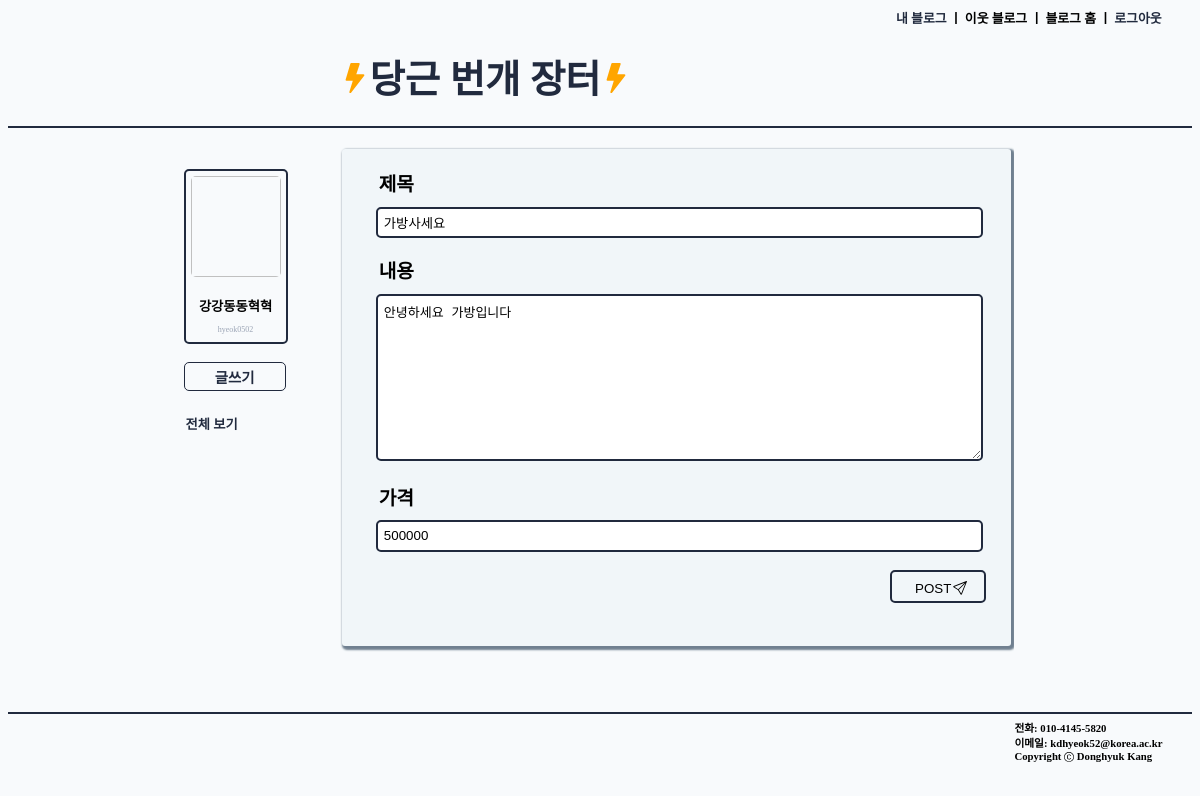
Page /blog/update/2 (signed in) on the committed database.
### accounts/models.py (models this page shows)
class Profile(models.Model):
    user = models.OneToOneField(User, on_delete=models.CASCADE)
    realname = models.TextField(max_length=10, default = '')
    nickname = models.TextField(max_length=10, default = '')
    age	= models.PositiveIntegerField(help_text="User Age", blank=True, null=True)

### blog/models.py (models this page shows, shortened)
class Post(models.Model):
    author = models.ForeignKey(User, on_delete=models.CASCADE, related_name="my_post", default='')
    date = models.DateTimeField(auto_now_add=True)
    title = models.CharField(max_length=100)
    content = models.TextField()
    cost = models.IntegerField()

### blog/views.py (the view, shortened to what this page needs)
# urls.py: path('update/<int:post_pk>', views.update, name = 'update'),
@login_required(login_url='/accounts/login/')
def update(request, post_pk):
    post = Post.objects.get(id = post_pk)
    return render(request, 'blog/update.html', {'post': post})

### blog/templates/blog/update.html (shortened to what this page needs)
{% extends 'blog/base.html' %}
{% block css %}
    {% load static %}
    <link rel="stylesheet" type="text/css" href="{% static 'blog/new.css' %}">
{% endblock %}
{% block body %}
    <div class="create">
        <form action="" method="post">
        <div class="cre_title">
            <div class="cre_title_text"><strong>제목</strong></div>
            <input type="text" name="title" class="cre_title_input" placeholder="제목을 입력하세요" value='{{post.title}}'/>
        </div>
        <br>
        <div>
            <div class="cre_content_text"><strong>내용</strong></div>
            <textarea name="content" cols="30" rows="10" class="cre_content_input" placeholder="내용을 입력하세요">{{post.content}}</textarea>
        </div>
        <br>
        <div>
            <div class="cre_cost_text"><strong>가격</strong></div>
            <input type="int" name="cost" class="cre_cost_input" placeholder="가격을 입력하세요" value='{{post.cost}}'/>
        </div>
        <br>
        <div class="cre_button_div">
            <button type="submit" class="cre_button"><span class="cre_button_span">POST</span>
        </button>
        </div>
        </form>
    </div>
{% endblock %}

### blog/templates/blog/base.html (shortened to what this page needs)
<!DOCTYPE html>
<html lang="en">
<head>
    {% load static %}
    <link rel="stylesheet" type="text/css" href="{% static 'blog/base.css' %}">
    {% block css %}
    {% endblock %}
</head>
<body>
    <div class="header">
        <h6 class="header_text"><a href="{% url 'blog:home' %}" class="home_link">내 블로그</a> ㅣ 이웃 블로그 ㅣ 블로그 홈 ㅣ <a href="{% url 'accounts:logout' %}" class="logout_button">로그아웃</a></h6>
    </div>
    <div class="title">
        <h1 class="title_text"><a href="{% url 'blog:home' %}" class="home_link_title"><svg xmlns="http://www.w3.org/2000/svg" width="30" height="30" fill="orange" class="bi bi-lightning-fill" viewBox="0 0 16 16">
            <path d="M5.52.359A.5.5 0 0 1 6 0h4a.5.5 0 0 1 .474.658L8.694 6H12.5a.5.5 0 0 1 .395.807l-7 9a.5.5 0 0 1-.873-.454L6.823 9.5H3.5a.5.5 0 0 1-.48-.641l2.5-8.5z"/>
          </svg>당근 번개 장터<svg xmlns="http://www.w3.org/2000/svg" width="30" height="30" fill="orange" viewBox="0 0 16 16">
            <path d="M5.52.359A.5.5 0 0 1 6 0h4a.5.5 0 0 1 .474.658L8.694 6H12.5a.5.5 0 0 1 .395.807l-7 9a.5.5 0 0 1-.873-.454L6.823 9.5H3.5a.5.5 0 0 1-.48-.641l2.5-8.5z"/>
          </svg></a></h1>
    </div>
    <div class="body">
        <div class="nav_bar">
            <div class="profile">
                <div><img class="profile_img"></div>
                <div class="profile_text">
                    <div><h5 class="profile_text_name">{{user.profile.nickname}}</h5></div>
                    <div><span class="profile_text_gray">{{user.username}}</span></div>
                </div>
            </div>
            <br>
            <a href="{% url 'blog:new' %}" class="base_create_button button button_hover"><strong>글쓰기</strong></a>
            <div>
            <a href="{% url 'blog:home' %}" class="button"><h5 class="button_text button_hover">전체 보기</h5></a>
            </div>
        </div>
        <div class="in_body">
            {% block body %}
            {% endblock %}
        </div>
    </div>
    <footer class="footer">
        <div class="info">
            <div class="info_margin"><h6 class="info_text">전화: 010-4145-5820</h6></div>
            <div class="info_margin"><h6 class="info_text">이메일: kdhyeok52@korea.ac.kr</h6></div>
            <div class="copyright info_margin"><h6 class="info_text">Copyright  Donghyuk Kang</h6></div>
        </div>
    </footer>
</body>
</html>

### blog/static/blog/base.css (style rules this page uses)
body { background-color:#f1f6f97a; }
.home_link { text-decoration: none; color: #212A3E; }
.home_link_title { text-decoration: none; color: #212A3E; font-size: 1.2em; }
.body { width: 70%; margin: 0 15%; position: relative; display: flex; flex-direction: row; height: 36.5em; }
.header { width: 100%; font-size: 1.2em; }
.header_text { width: 25%; margin: 0.5% 0 0 75%; }
.logout_button { color: #212A3E; text-decoration: none; }
.title { width: auto; height: auto; border-bottom: 2px solid #212A3E; }
.title_text { margin-left: 28%; width: 50%; }
.footer { width: 100%; border-top: 2px solid #212A3E; height: 5%; padding: 0.5% 0; }
.info { margin-left: 85%; }
.info_margin { margin-bottom: 0.1%; }
.info_text { margin: 0; }
.c_circle { position: relative; top: 2px; }
.profile { border: #212A3E solid 2px; border-radius: 5px; width: 100px; height: 100%; text-align: center; position: relative; left: -2% }
.profile_img { width: 90%; height: 9em; border-radius: 5px; font-size: 0.7em; margin: 5% ; }
.profile_text_name { margin: 10% 0 10% 0; }
.profile_text_gray { color: #9BA4B5; font-size: 0.5em; display: block; width: 90%; margin: 0 5% 8% 5%; word-break: break-all; }
.nav_bar { margin-top: 5%; display: flex; flex-direction: column; align-items: start; position: absolute; top: 0; }
.button { text-decoration: none; color: #212A3E; }
.base_create_button { border: 1.8px solid #212A3E; border-radius: 5px; padding: 3% 0; width: 100px; position: relative; left: -2%; font-size: 0.9em; text-align: center; }
.button_text { margin-bottom: 1%; }
.in_body { width: 82%; height: 93%; position: absolute; left: 18%; overflow-x: hidden; overflow-y: auto; margin-top: 2%; }

### blog/static/blog/new.css (style rules this page uses)
.create { width: 93.5%; height: 84%; box-shadow: 2px 2px 2px 2px slategray; position: relative; top: 0.8%; margin-left: 1%; border-radius: 3px; padding: 3% 0 3% 5%; background-color: #F1F6F9; }
.cre_title_text { font-size: 1.2em; margin-left: 0.5%; }
.cre_title_input { margin-top: 1.5%; width: 93%; border-radius: 5px; padding: 1%; border: 2px solid #212A3E; }
.cre_content_text { font-size: 1.2em; margin-left: 0.5%; }
.cre_content_input { margin-top: 1.5%; width: 93%; border-radius: 5px; padding: 1%; border: 2px solid #212A3E; font-size: 1.0em; }
.cre_cost_text { font-size: 1.2em; margin-left: 0.5%; }
.cre_cost_input { margin-top: 1.5%; width: 93%; border-radius: 5px; padding: 1%; border: 2px solid #212A3E; }
.cre_button { background-color: #F1F6F9; margin-left: 81%; width: 15%; border-radius: 5px; border: 2px solid #212A3E; height: 2.5em; display: flex; flex-direction: row; align-items: center; position: relative; }
.cre_button_span { position: absolute; top: 30%; left: 25%; }
.post_icon { width: 14px; height: 14px; position: absolute; top: 31%; left: 67%; }

### rows in the picture
Post: title "가방사세요", content "안녕하세요 가방입니다", cost "500000"

### other values in the picture
{{ user.profile.nickname }} "강강동동혁혁"
{{ user.username }} "hyeok0502"
